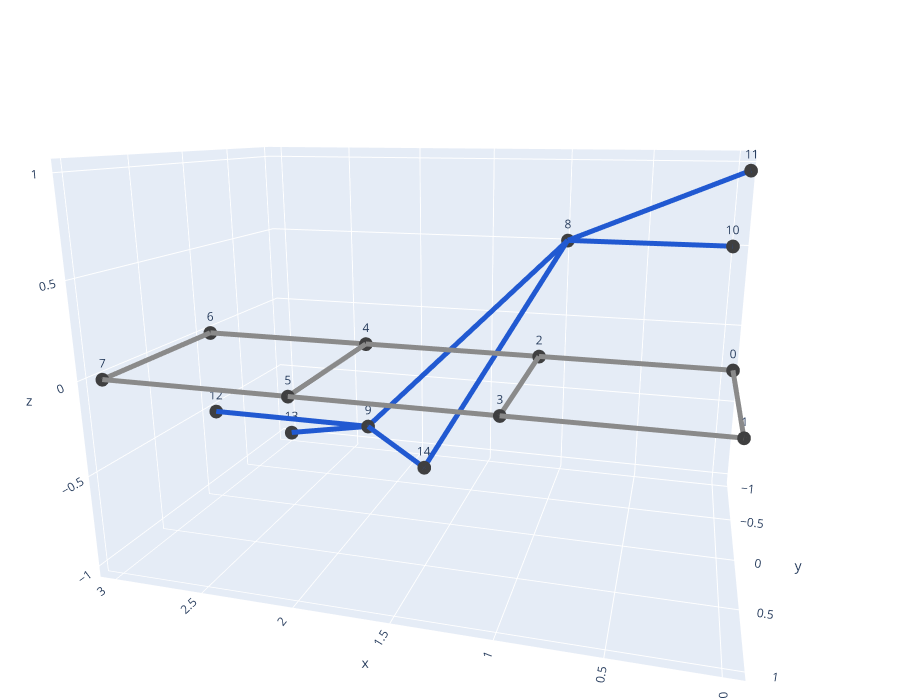

The notebook cell this image was saved under:
### Code cell
plot_networkx_12label(G1, G2, pos1, pos2, camera=camera, lab_name=lab_G+'-G', figsize=figsize_g)

### Figure 1 — Plotly figure (JSON) as saved in the notebook; plotly's stock layout.template omitted (floating-point values rounded to 4 significant figures)
{"data": [{"hoverinfo": "text", "marker": {"color": "#3f3f40", "size": 8}, "mode": "markers+text", "text": ["0", "1", "2", "3", "4", "5", "6", "7"], "textposition": "top center", "type": "scatter3d", "x": [0, 0, 1, 1, 2, 2, 3, 3], "y": [0, 1, 0, 1, 0, 1, 0, 1], "z": [0, 0, 0, 0, 0, 0, 0, 0]}, {"hoverinfo": "none", "line": {"color": "#8a8a8a", "width": 10}, "mode": "lines", "showlegend": false, "type": "scatter3d", "x": [0, 1, null, 0, 0, null, 0, 1, null, 1, 2, null, 1, 1, null, 1, 2, null, 2, 3, null, 2, 2, null, 2, 3, null, 3, 3, null], "y": [0, 0, null, 0, 1, null, 1, 1, null, 0, 0, null, 0, 1, null, 1, 1, null, 0, 0, null, 0, 1, null, 1, 1, null, 0, 1, null], "z": [0, 0, null, 0, 0, null, 0, 0, null, 0, 0, null, 0, 0, null, 0, 0, null, 0, 0, null, 0, 0, null, 0, 0, null, 0, 0, null]}, {"hoverinfo": "text", "marker": {"color": "#3f3f40", "size": 8}, "mode": "markers+text", "text": ["8", "10", "11", "9", "12", "13", "14"], "textposition": "top center", "type": "scatter3d", "x": [1, 0, 0, 2, 3, 3, 1.5], "y": [-1, -1, 0, 0, 0, -1, 0.5], "z": [0.5, 0.5, 1, -0.5, -0.5, -1, -0.5]}, {"hoverinfo": "none", "line": {"color": "#2159d1", "width": 10}, "mode": "lines", "showlegend": false, "type": "scatter3d", "x": [1, 2, null, 1, 0, null, 1, 0, null, 1, 1.5, null, 2, 3, null, 2, 3, null, 2, 1.5, null], "y": [-1, 0, null, -1, -1, null, -1, 0, null, -1, 0.5, null, 0, 0, null, 0, -1, null, 0, 0.5, null], "z": [0.5, -0.5, null, 0.5, 0.5, null, 0.5, 1, null, 0.5, -0.5, null, -0.5, -0.5, null, -0.5, -1, null, -0.5, -0.5, null]}], "layout": {"height": 700, "margin": {"b": 0, "l": 0, "r": 0, "t": 0}, "scene": {"aspectmode": "data", "camera": {"center": {"x": 0, "y": 0, "z": 0}, "eye": {"x": -0.5, "y": 1.8, "z": 0.5}, "up": {"x": 0, "y": 0, "z": 0.1}}, "xaxis": {"title": {"text": "x"}}, "yaxis": {"title": {"text": "y"}}, "zaxis": {"title": {"text": "z"}}}, "showlegend": false}}
